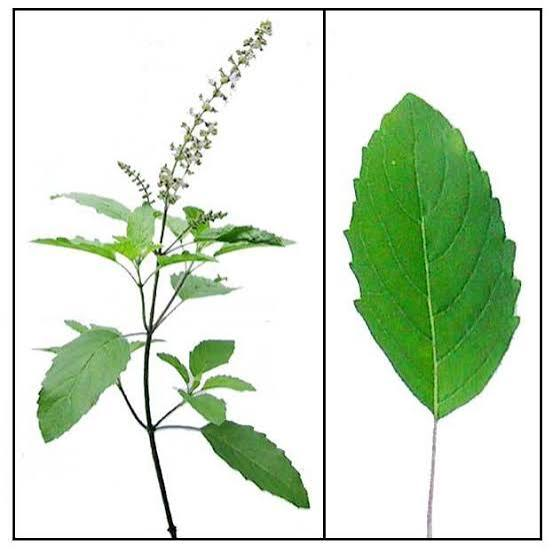
#> input picture frontend/assets/hero_specimen.jpg, 553 x 553 px
$ python -i quality.py   (imports and definitions only)
#> lines starting #> are read from the running program, lines starting #| are printed output that depends on the picture
#> further down, picture is the input picture: PIL image 553x553 RGB; mean R, G, B 211, 224.8, 206.6
"""
inference/quality.py
====================
Comprehensive Image Quality Analyzer for Botanical Computer Vision.

Inspects images for:
- Resolution inadequacy (< 60px min edge, or < 6,400 total pixels)
- Excessive motion/optical blur via Laplacian edge variance
- Severe underexposure (dark images with lost shadow detail)
- Severe overexposure / specular glare (washed out highlights)
- Flat/blank images (uniform walls, lens caps, low Shannon entropy)
- Extreme low contrast (gray fog / haze)

Provides a normalized continuous quality score (0.0 to 1.0) and actionable feedback.
"""

import math
from typing import Tuple, List, Dict, Any, Optional
from dataclasses import dataclass, asdict

import numpy as np
from PIL import Image, ImageStat, ImageFilter


@dataclass
class QualityResult:
    is_acceptable: bool
    quality_score: float  # 0.0 to 1.0
    brightness: float     # Mean luminance (0-255)
    contrast: float       # Stddev of luminance (0-128)
    sharpness: float      # Laplacian variance metric
    entropy: float        # Shannon entropy in bits (0-8)
    width: int
    height: int
    issues: List[str]     # Severe issues that reject the image
    warnings: List[str]   # Mild issues that permit inference with caveat
    user_message: str

    def to_dict(self) -> Dict[str, Any]:
        return asdict(self)


def calculate_image_entropy(gray_image: Image.Image) -> float:
    """
    Computes Shannon entropy of the 8-bit luminance histogram.
    Blank/flat images have entropy < 2.5; rich natural foliage has entropy 5.5 - 7.5.
    """
    hist = gray_image.histogram()
    total_pixels = sum(hist)
    if total_pixels == 0:
        return 0.0

    entropy = 0.0
    for count in hist:
        if count > 0:
            p = count / total_pixels
            entropy -= p * math.log2(p)
    return float(round(entropy, 3))


def calculate_sharpness(gray_image: Image.Image) -> float:
    """
    Estimates image sharpness using the variance of the Laplacian filter.
    Higher values represent sharper edges and finer vein details.
    """
    try:
        # 3x3 Laplacian kernel in Pillow
        laplacian_kernel = ImageFilter.Kernel(
            size=(3, 3),
            kernel=[0, 1, 0, 1, -4, 1, 0, 1, 0],
            scale=1,
            offset=0
        )
        filtered = gray_image.filter(laplacian_kernel)
        stat = ImageStat.Stat(filtered)
        variance = stat.var[0]
        return float(round(variance, 2))
    except Exception:
        # Fallback to simple edge detection
        edges = gray_image.filter(ImageFilter.FIND_EDGES)
        stat = ImageStat.Stat(edges)
        return float(round(stat.var[0], 2))


def check_image_quality(
    image: Image.Image,
    min_dimension: int = 60,
    min_pixels: int = 6400,
    blur_threshold: float = 7.0,
    min_brightness: float = 14.0,
    max_brightness: float = 246.0,
    min_contrast: float = 9.0,
    min_entropy: float = 2.8
) -> QualityResult:
    """
    Evaluates input image quality before running through the neural network.
    Uses conservative thresholds to prevent false rejections of real-world mobile photos
    while catching truly unusable, blank, or corrupted inputs.

    Returns:
        QualityResult with is_acceptable flag and detailed diagnostic metrics.
    """
#> called with min_dimension = 60, min_pixels = 6400, blur_threshold = 7, min_brightness = 14, max_brightness = 246, min_contrast = 9, min_entropy = 2.8
    width, height = image.size
#> width = 553; height = 553
    total_pixels = width * height
#> total_pixels = 305809
    issues: List[str] = []
    warnings: List[str] = []

    # 1. Resolution Check
    if width < min_dimension or height < min_dimension or total_pixels < min_pixels:
        issues.append(f"Resolution is too low ({width}x{height}px). Minimum required is {min_dimension}x{min_dimension}px.")

    # Convert to grayscale for illumination & texture analysis
    gray = image.convert('L')
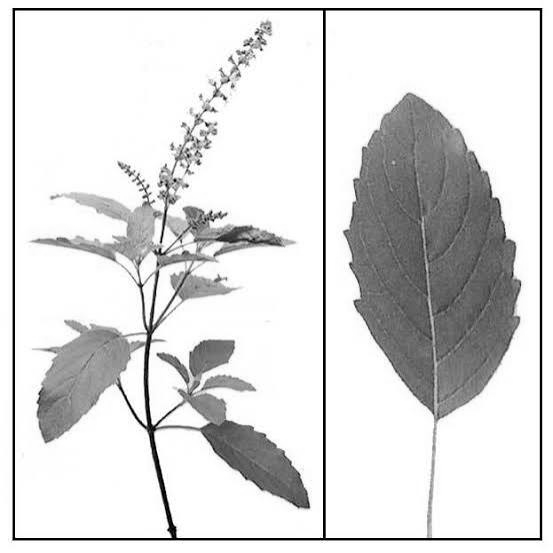
#> gray: PIL image 553x553 L; min 0, max 255, mean 218.6
    stat = ImageStat.Stat(gray)
    brightness = float(round(stat.mean[0], 2))
#> brightness = 218.6
    contrast = float(round(stat.stddev[0], 2))
#> contrast = 64.78

    # 2. Brightness & Exposure Checks
    if brightness < min_brightness:
        issues.append("Image is severely underexposed (too dark) to resolve leaf veins or margins.")
    elif brightness < 30.0:
        warnings.append("Image is dimly lit. Identification accuracy may improve with better lighting.")

    if brightness > max_brightness and contrast < 12.0:
        issues.append("Image is severely overexposed or washed out by harsh glare.")
    elif brightness > 220.0:
        warnings.append("High brightness detected. Watch out for washed-out leaf details.")

    # 3. Contrast Check
    if contrast < min_contrast and total_pixels >= min_pixels:
        issues.append("Image has almost no contrast (nearly uniform monochrome gray).")
    elif contrast < 18.0:
        warnings.append("Low tonal contrast detected between foreground and background flora.")

    # 4. Entropy / Visual Content Check
    entropy = calculate_image_entropy(gray)
#> in calculate_image_entropy, `hist = gray_image.histogram()`: hist = 256 values, max 164020 at index 255, min 13 at index 14, mean 1194.6
#> in calculate_image_entropy, `total_pixels = sum(hist)`: total_pixels = 305809
#> the loop in calculate_image_entropy, `for count in hist:` made 256 passes
#> (count, p, entropy) on passes 1 to 12: (2695, 0.00881, 0.0602), (1630, 0.00533, 0.1), (1047, 0.00342, 0.128), (39, 0.000128, 0.13), (43, 0.000141, 0.132), (44, 0.000144, 0.134), (22, 7.19e-05, 0.135), (25, 8.18e-05, 0.136), (19, 6.21e-05, 0.137), (28, 9.16e-05, 0.138), (29, 9.48e-05, 0.139), (25, 8.18e-05, 0.14)
#> (p, entropy) on passes 26, 61, 62, 63, 64, 65: (8.5e-05, 0.154), (0.000124, 0.196), (0.000128, 0.197), (0.00015, 0.199), (0.000128, 0.201), (0.000183, 0.203)
#> after the loop in calculate_image_entropy, `for count in hist:`: entropy = 3.85
#> entropy = 3.85
    if entropy < min_entropy and total_pixels >= min_pixels:
        issues.append("Image contains virtually no visual structure (flat blank surface, wall, or lens cap).")

    # 5. Blur / Sharpness Check
    sharpness = calculate_sharpness(gray)
#> in calculate_sharpness, `filtered = gray_image.filter(laplacian_kernel)`:
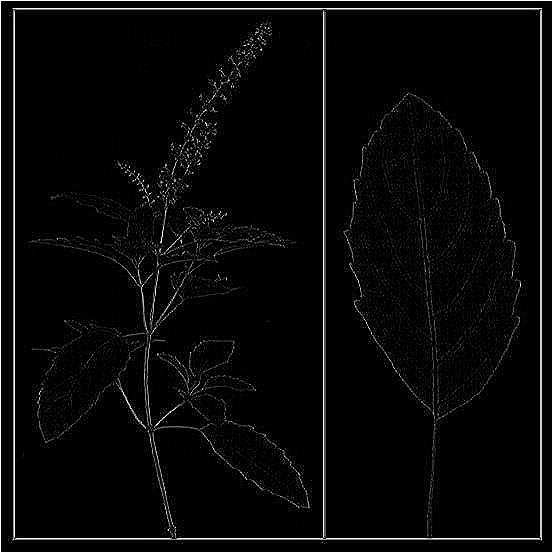
#> filtered: PIL image 553x553 L; min 0, max 255, mean 9
#> in calculate_sharpness, `variance = stat.var[0]`: variance = 1375.6
#> sharpness = 1375.6
    if sharpness < blur_threshold and total_pixels >= 40000 and len(issues) == 0:
        issues.append("Image is severely blurry with lack of distinguishable edge or vein structure.")
    elif sharpness < 15.0:
        warnings.append("Soft focus detected. Holding the camera steady produces optimal results.")

    # Compute continuous composite quality score (0.0 to 1.0)
    # Norm components:
    # Sharpness: 0 to 60 -> 0.0 to 1.0
    s_norm = min(1.0, max(0.0, sharpness / 60.0))
#> s_norm = 1
    # Contrast: 0 to 60 -> 0.0 to 1.0
    c_norm = min(1.0, max(0.0, contrast / 50.0))
#> c_norm = 1
    # Brightness center distance from 128: 0 to 128 -> 1.0 to 0.0
    b_norm = max(0.0, 1.0 - abs(brightness - 128.0) / 115.0)
#> b_norm = 0.212
    # Entropy: 0 to 8 -> 0.0 to 1.0
    e_norm = min(1.0, max(0.0, entropy / 7.0))
#> e_norm = 0.549

    composite_score = float(round(0.35 * s_norm + 0.25 * c_norm + 0.20 * b_norm + 0.20 * e_norm, 3))
#> composite_score = 0.752
    if issues:
        composite_score = min(composite_score, 0.25)

    is_acceptable = len(issues) == 0

    if not is_acceptable:
        user_message = " ".join(issues)
    elif warnings:
        user_message = f"Quality acceptable (score: {composite_score:.2f}). Note: " + "; ".join(warnings)
    else:
        user_message = f"Optimal photograph quality (score: {composite_score:.2f})."

    return QualityResult(
        is_acceptable=is_acceptable,
        quality_score=composite_score,
        brightness=brightness,
        contrast=contrast,
        sharpness=sharpness,
        entropy=entropy,
        width=width,
        height=height,
        issues=issues,
        warnings=warnings,
        user_message=user_message
    )

>>> from PIL import Image
>>> picture = Image.open('../frontend/assets/hero_specimen.jpg')
>>> result = check_image_quality(picture)
